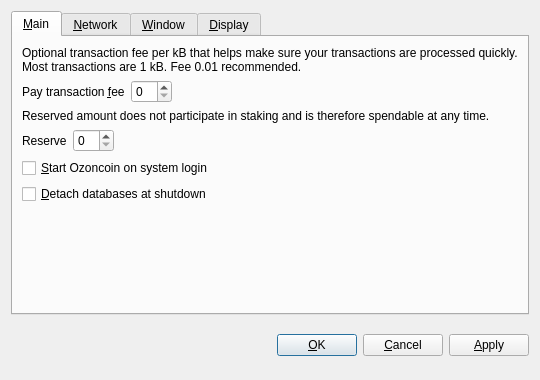
<?xml version="1.0" encoding="UTF-8"?>
<ui version="4.0">
 <class>OptionsDialog</class>
 <widget class="QDialog" name="OptionsDialog">
  <property name="geometry">
   <rect>
    <x>0</x>
    <y>0</y>
    <width>540</width>
    <height>380</height>
   </rect>
  </property>
  <property name="windowTitle">
   <string>Options</string>
  </property>
  <property name="modal">
   <bool>true</bool>
  </property>
  <layout class="QVBoxLayout" name="verticalLayout">
   <item>
    <widget class="QTabWidget" name="tabWidget">
     <property name="tabPosition">
      <enum>QTabWidget::North</enum>
     </property>
     <property name="currentIndex">
      <number>0</number>
     </property>
     <widget class="QWidget" name="tabMain">
      <attribute name="title">
       <string>&amp;Main</string>
      </attribute>
      <layout class="QVBoxLayout" name="verticalLayout_Main">
       <item>
        <widget class="QLabel" name="transactionFeeInfoLabel">
         <property name="text">
          <string>Optional transaction fee per kB that helps make sure your transactions are processed quickly. Most transactions are 1 kB. Fee 0.01 recommended.</string>
         </property>
         <property name="textFormat">
          <enum>Qt::PlainText</enum>
         </property>
         <property name="wordWrap">
          <bool>true</bool>
         </property>
        </widget>
       </item>
       <item>
        <layout class="QHBoxLayout" name="horizontalLayoutFee">
         <item>
          <widget class="QLabel" name="transactionFeeLabel">
           <property name="text">
            <string>Pay transaction &amp;fee</string>
           </property>
           <property name="textFormat">
            <enum>Qt::PlainText</enum>
           </property>
           <property name="buddy">
            <cstring>transactionFee</cstring>
           </property>
          </widget>
         </item>
         <item>
          <widget class="BitcoinAmountField" name="transactionFee"/>
         </item>
         <item>
          <spacer name="horizontalSpacerFee">
           <property name="orientation">
            <enum>Qt::Horizontal</enum>
           </property>
           <property name="sizeHint" stdset="0">
            <size>
             <width>40</width>
             <height>20</height>
            </size>
           </property>
          </spacer>
         </item>
        </layout>
       </item>
       <item>
        <widget class="QLabel" name="reserveBalanceInfoLabel">
         <property name="text">
          <string>Reserved amount does not participate in staking and is therefore spendable at any time.</string>
         </property>
         <property name="textFormat">
          <enum>Qt::PlainText</enum>
         </property>
         <property name="wordWrap">
          <bool>true</bool>
         </property>
        </widget>
       </item>
       <item>
        <layout class="QHBoxLayout" name="horizontalLayoutReserveBalance">
         <item>
          <widget class="QLabel" name="reserveBalanceLabel">
           <property name="text">
            <string>Reserve</string>
           </property>
           <property name="textFormat">
            <enum>Qt::PlainText</enum>
           </property>
           <property name="buddy">
            <cstring>reserveBalance</cstring>
           </property>
          </widget>
         </item>
         <item>
          <widget class="BitcoinAmountField" name="reserveBalance"/>
         </item>
         <item>
          <spacer name="horizontalSpacerReserveBalance">
           <property name="orientation">
            <enum>Qt::Horizontal</enum>
           </property>
           <property name="sizeHint" stdset="0">
            <size>
             <width>40</width>
             <height>20</height>
            </size>
           </property>
          </spacer>
         </item>
        </layout>
       </item>
       <item>
        <widget class="QCheckBox" name="bitcoinAtStartup">
         <property name="toolTip">
          <string>Automatically start Ozoncoin after logging in to the system.</string>
         </property>
         <property name="text">
          <string>&amp;Start Ozoncoin on system login</string>
         </property>
        </widget>
       </item>
       <item>
        <widget class="QCheckBox" name="detachDatabases">
         <property name="toolTip">
          <string>Detach block and address databases at shutdown. This means they can be moved to another data directory, but it slows down shutdown. The wallet is always detached.</string>
         </property>
         <property name="text">
          <string>&amp;Detach databases at shutdown</string>
         </property>
        </widget>
       </item>
       <item>
        <spacer name="verticalSpacer_Main">
         <property name="orientation">
          <enum>Qt::Vertical</enum>
         </property>
         <property name="sizeHint" stdset="0">
          <size>
           <width>20</width>
           <height>40</height>
          </size>
         </property>
        </spacer>
       </item>
      </layout>
     </widget>
     <widget class="QWidget" name="tabNetwork">
      <attribute name="title">
       <string>&amp;Network</string>
      </attribute>
      <layout class="QVBoxLayout" name="verticalLayout_Network">
       <item>
        <widget class="QCheckBox" name="mapPortUpnp">
         <property name="toolTip">
          <string>Automatically open the Ozoncoin client port on the router. This only works when your router supports UPnP and it is enabled.</string>
         </property>
         <property name="text">
          <string>Map port using &amp;UPnP</string>
         </property>
        </widget>
       </item>
       <item>
        <widget class="QCheckBox" name="connectSocks">
         <property name="toolTip">
          <string>Connect to the Ozoncoin network through a SOCKS proxy (e.g. when connecting through Tor).</string>
         </property>
         <property name="text">
          <string>&amp;Connect through SOCKS proxy:</string>
         </property>
        </widget>
       </item>
       <item>
        <layout class="QHBoxLayout" name="horizontalLayout_Network">
         <item>
          <widget class="QLabel" name="proxyIpLabel">
           <property name="text">
            <string>Proxy &amp;IP:</string>
           </property>
           <property name="textFormat">
            <enum>Qt::PlainText</enum>
           </property>
           <property name="buddy">
            <cstring>proxyIp</cstring>
           </property>
          </widget>
         </item>
         <item>
          <widget class="QValidatedLineEdit" name="proxyIp">
           <property name="maximumSize">
            <size>
             <width>140</width>
             <height>16777215</height>
            </size>
           </property>
           <property name="toolTip">
            <string>IP address of the proxy (e.g. 127.0.0.1)</string>
           </property>
          </widget>
         </item>
         <item>
          <widget class="QLabel" name="proxyPortLabel">
           <property name="text">
            <string>&amp;Port:</string>
           </property>
           <property name="textFormat">
            <enum>Qt::PlainText</enum>
           </property>
           <property name="buddy">
            <cstring>proxyPort</cstring>
           </property>
          </widget>
         </item>
         <item>
          <widget class="QLineEdit" name="proxyPort">
           <property name="maximumSize">
            <size>
             <width>55</width>
             <height>16777215</height>
            </size>
           </property>
           <property name="toolTip">
            <string>Port of the proxy (e.g. 9050)</string>
           </property>
          </widget>
         </item>
         <item>
          <widget class="QLabel" name="socksVersionLabel">
           <property name="text">
            <string>SOCKS &amp;Version:</string>
           </property>
           <property name="textFormat">
            <enum>Qt::PlainText</enum>
           </property>
           <property name="buddy">
            <cstring>socksVersion</cstring>
           </property>
          </widget>
         </item>
         <item>
          <widget class="QValueComboBox" name="socksVersion">
           <property name="toolTip">
            <string>SOCKS version of the proxy (e.g. 5)</string>
           </property>
          </widget>
         </item>
         <item>
          <spacer name="horizontalSpacer_Network">
           <property name="orientation">
            <enum>Qt::Horizontal</enum>
           </property>
           <property name="sizeHint" stdset="0">
            <size>
             <width>40</width>
             <height>20</height>
            </size>
           </property>
          </spacer>
         </item>
        </layout>
       </item>
       <item>
        <spacer name="verticalSpacer_Network">
         <property name="orientation">
          <enum>Qt::Vertical</enum>
         </property>
         <property name="sizeHint" stdset="0">
          <size>
           <width>20</width>
           <height>40</height>
          </size>
         </property>
        </spacer>
       </item>
      </layout>
     </widget>
     <widget class="QWidget" name="tabWindow">
      <attribute name="title">
       <string>&amp;Window</string>
      </attribute>
      <layout class="QVBoxLayout" name="verticalLayout_Window">
       <item>
        <widget class="QCheckBox" name="minimizeToTray">
         <property name="toolTip">
          <string>Show only a tray icon after minimizing the window.</string>
         </property>
         <property name="text">
          <string>&amp;Minimize to the tray instead of the taskbar</string>
         </property>
        </widget>
       </item>
       <item>
        <widget class="QCheckBox" name="minimizeOnClose">
         <property name="toolTip">
          <string>Minimize instead of exit the application when the window is closed. When this option is enabled, the application will be closed only after selecting Quit in the menu.</string>
         </property>
         <property name="text">
          <string>M&amp;inimize on close</string>
         </property>
        </widget>
       </item>
       <item>
        <spacer name="verticalSpacer_Window">
         <property name="orientation">
          <enum>Qt::Vertical</enum>
         </property>
         <property name="sizeHint" stdset="0">
          <size>
           <width>20</width>
           <height>40</height>
          </size>
         </property>
        </spacer>
       </item>
      </layout>
     </widget>
     <widget class="QWidget" name="tabDisplay">
      <attribute name="title">
       <string>&amp;Display</string>
      </attribute>
      <layout class="QVBoxLayout" name="verticalLayout_Display">
       <item>
        <layout class="QHBoxLayout" name="horizontalLayout_1_Display">
         <item>
          <widget class="QLabel" name="langLabel">
           <property name="text">
            <string>User Interface &amp;language:</string>
           </property>
           <property name="textFormat">
            <enum>Qt::PlainText</enum>
           </property>
           <property name="buddy">
            <cstring>lang</cstring>
           </property>
          </widget>
         </item>
         <item>
          <widget class="QValueComboBox" name="lang">
           <property name="toolTip">
            <string>The user interface language can be set here. This setting will take effect after restarting Ozoncoin.</string>
           </property>
          </widget>
         </item>
        </layout>
       </item>
       <item>
        <layout class="QHBoxLayout" name="horizontalLayout_2_Display">
         <item>
          <widget class="QLabel" name="unitLabel">
           <property name="text">
            <string>&amp;Unit to show amounts in:</string>
           </property>
           <property name="textFormat">
            <enum>Qt::PlainText</enum>
           </property>
           <property name="buddy">
            <cstring>unit</cstring>
           </property>
          </widget>
         </item>
         <item>
          <widget class="QValueComboBox" name="unit">
           <property name="toolTip">
            <string>Choose the default subdivision unit to show in the interface and when sending coins.</string>
           </property>
          </widget>
         </item>
        </layout>
       </item>
       <item>
        <widget class="QCheckBox" name="displayAddresses">
         <property name="toolTip">
          <string>Whether to show Ozoncoin addresses in the transaction list or not.</string>
         </property>
         <property name="text">
          <string>&amp;Display addresses in transaction list</string>
         </property>
        </widget>
       </item>
       <item>
        <widget class="QCheckBox" name="coinControlFeatures">
         <property name="toolTip">
          <string>Whether to show coin control features or not.</string>
         </property>
         <property name="text">
          <string>Display coin &amp;control features (experts only!)</string>
         </property>
        </widget>
       </item>
       <item>
        <spacer name="verticalSpacer_Display">
         <property name="orientation">
          <enum>Qt::Vertical</enum>
         </property>
         <property name="sizeHint" stdset="0">
          <size>
           <width>20</width>
           <height>40</height>
          </size>
         </property>
        </spacer>
       </item>
      </layout>
     </widget>
    </widget>
   </item>
   <item>
    <layout class="QHBoxLayout" name="horizontalLayout_Buttons">
     <item>
      <spacer name="horizontalSpacer_1">
       <property name="orientation">
        <enum>Qt::Horizontal</enum>
       </property>
       <property name="sizeHint" stdset="0">
        <size>
         <width>40</width>
         <height>48</height>
        </size>
       </property>
      </spacer>
     </item>
     <item>
      <widget class="QLabel" name="statusLabel">
       <property name="font">
        <font>
         <weight>75</weight>
         <bold>true</bold>
        </font>
       </property>
       <property name="text">
        <string/>
       </property>
       <property name="textFormat">
        <enum>Qt::PlainText</enum>
       </property>
       <property name="wordWrap">
        <bool>true</bool>
       </property>
      </widget>
     </item>
     <item>
      <spacer name="horizontalSpacer_2">
       <property name="orientation">
        <enum>Qt::Horizontal</enum>
       </property>
       <property name="sizeHint" stdset="0">
        <size>
         <width>40</width>
         <height>48</height>
        </size>
       </property>
      </spacer>
     </item>
     <item>
      <widget class="QPushButton" name="okButton">
       <property name="text">
        <string>&amp;OK</string>
       </property>
      </widget>
     </item>
     <item>
      <widget class="QPushButton" name="cancelButton">
       <property name="text">
        <string>&amp;Cancel</string>
       </property>
       <property name="autoDefault">
        <bool>false</bool>
       </property>
      </widget>
     </item>
     <item>
      <widget class="QPushButton" name="applyButton">
       <property name="text">
        <string>&amp;Apply</string>
       </property>
       <property name="autoDefault">
        <bool>false</bool>
       </property>
      </widget>
     </item>
    </layout>
   </item>
  </layout>
 </widget>
 <customwidgets>
  <customwidget>
   <class>BitcoinAmountField</class>
   <extends>QSpinBox</extends>
   <header>bitcoinamountfield.h</header>
  </customwidget>
  <customwidget>
   <class>QValueComboBox</class>
   <extends>QComboBox</extends>
   <header>qvaluecombobox.h</header>
  </customwidget>
  <customwidget>
   <class>QValidatedLineEdit</class>
   <extends>QLineEdit</extends>
   <header>qvalidatedlineedit.h</header>
  </customwidget>
 </customwidgets>
 <resources/>
 <connections/>
</ui>
